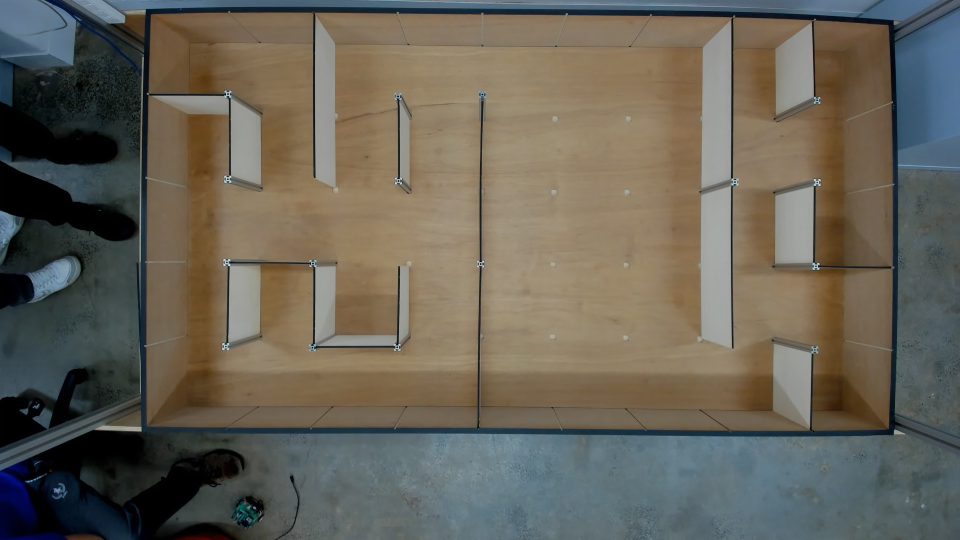
#> input picture path_planning/sample_maze_3.jpg, 1920 x 1080 px (shown at 1/2 size)
$ jupyter execute --allow-errors path.ipynb   (older library calls are emulated)
#> lines starting #> are read from the running program, lines starting #| are printed output that depends on the picture
### Read through each step and run the code in order.

### 0 - Includes and constants

Display original image in either BGR | RGB | HSV

[cell 1]
import cv2
import numpy as np
import matplotlib.pyplot as plt
from collections import deque
from copy import deepcopy

# Read the image
IMAGE_FILE = cv2.imread("sample_maze_3.jpg")
#> IMAGE_FILE is the input picture: shape (1080, 1920, 3); mean B, G, R 87.5, 98.9, 103.6

# Parameters for the grid
rows = 5  # Number of rows of nodes
cols = 9  # Number of columns of nodes
node_radius = 5  # Radius of the nodes


# Start and end position
start_position = [0, 0, "W"]
end_position = [0, 8]

### 1 - Crop image

Use mouse to select cropped area, hit 's' to save the image. Hit 'esc' to exit.

Crop ON the edge or INSIDE the edge.

[cell 2]
# Resize the image to half its original size
height, width = IMAGE_FILE.shape[:2]
#> height = 1080; width = 1920
original_image = cv2.resize(IMAGE_FILE, (width // 2, height // 2))
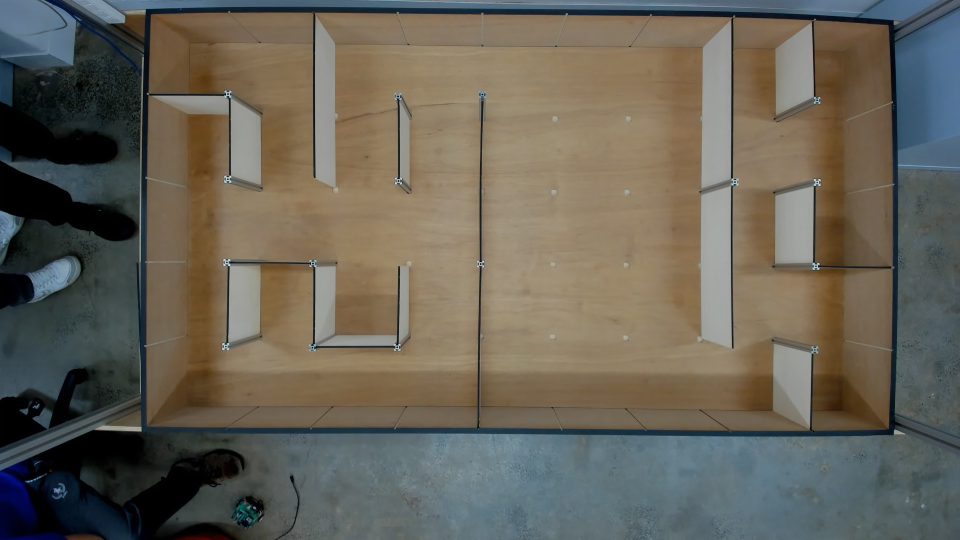
#> original_image: shape (540, 960, 3); mean B, G, R 87.7, 99, 103.7

# Mouse callback function for selecting the crop area
# [16 lines left out: function mouse_callback, not called in this run]

# Initialize variables
start_point = (0, 0)
end_point = (0, 0)
selecting = False

# Create a window and set the mouse callback
cv2.namedWindow('Maze')
cv2.setMouseCallback('Maze', mouse_callback)

# Display the image
cv2.imshow('Maze', original_image)

# Wait for key press
while True:
    key = cv2.waitKey(1) & 0xFF
#> (key Esc is pressed here)
    if key == ord('s'):  # Press 's' to save the cropped image
        if start_point != end_point:
            # Get the region of interest
            roi = original_image[start_point[1]:end_point[1], start_point[0]:end_point[0]]
            # Save the cropped image
            cv2.imwrite('cropped_maze.jpg', roi)
            print("Image saved as 'cropped_maze.jpg'")
        cv2.destroyAllWindows()
        break
    elif key == 27:  # Press 'Esc' to exit without saving
        cv2.destroyAllWindows()
        break

# Load and display the cropped image using matplotlib
cropped_image = cv2.imread('cropped_maze.jpg')
if cropped_image is not None:
    # Convert BGR to RGB
    cropped_image_rgb = cv2.cvtColor(cropped_image, cv2.COLOR_BGR2RGB)
    plt.imshow(cropped_image_rgb)
    plt.title('Cropped Maze')
    plt.show()

### 2 - HSV picker

Find the low and high HSV values in the selected area.

DO NOT include any area with walls, standoffs or holes.

Select 3 areas and hit 's' to record average low and high HSV values. Hit 'esc' to exit.

[cell 3]
# Load the image
cropped_maze = cv2.imread("cropped_maze.jpg")

# Initialize variables
start_point = (0, 0)
end_point = (0, 0)
selecting = False
regions = []  # List to store selected regions
MAX_AREAS = 3

# Function to calculate the minimum and maximum HSV values of a region
# [44 lines left out: functions calculate_hsv_values, mouse_callback, not called in this run]


# Create a window and set the mouse callback
cv2.namedWindow('Cropped Maze')
cv2.setMouseCallback('Cropped Maze', mouse_callback)

# Display the image
cv2.imshow('Cropped Maze', cropped_maze)

# Wait for key press
while True:
    key = cv2.waitKey(1) & 0xFF
#> (key Esc is pressed here)
    if key == ord('s'):  # Press 's' to save the HSV values
        if regions:
            all_min_hsv = []
            all_max_hsv = []
            for start_point, end_point in regions:
                min_hsv, max_hsv = calculate_hsv_values(cropped_maze, start_point, end_point)
                if min_hsv is not None and max_hsv is not None:
                    all_min_hsv.append(min_hsv)
                    all_max_hsv.append(max_hsv)

            if all_min_hsv and all_max_hsv:
                overall_min_hsv = np.round(np.min(all_min_hsv, axis=0), 2)
                overall_max_hsv = np.round(np.max(all_max_hsv, axis=0), 2)

                print(f"low_hsv = [{overall_min_hsv[0]}, {overall_min_hsv[1]}, {overall_min_hsv[2]}]")
                print(f"high_hsv = [{overall_max_hsv[0]}, {overall_max_hsv[1]}, {overall_max_hsv[2]}]")
            else:
                print("No valid regions selected.")
        cv2.destroyAllWindows()
        break
    elif key == 27:  # Press 'Esc' to exit without saving
        cv2.destroyAllWindows()
        break

### 3 - Create mask based on HSV values

[cell 4]
mask_adjust = -5

# Load the image
image = cv2.imread("cropped_maze.jpg")
#> (the rest of this cell did not finish here and is left out)

### 4 - Image processing

Tune it using the four variables.

[cell 5]
# Parameters for erosion and dilation
erosion_kernel_size = (3, 3)  # Size of the kernel for erosion
dilation_kernel_size = (3, 3)  # Size of the kernel for dilation
iterations_erosion = 2  # Number of erosion iterations
iterations_dilation = 2  # Number of dilation iterations

erosion_kernel = np.ones(erosion_kernel_size, np.uint8)
dilation_kernel = np.ones(dilation_kernel_size, np.uint8)

#> (the rest of this cell did not finish here and is left out)

### 5 - Class for BFS

[cell 6]
class Node:
    # [4 lines left out: function __init__, not called in this run]

    def get_point(self):
        return (self.x,self.y)

    def get_ID(self):
        return self.id

class Graph:
    def __init__(self):
        self.nodes = {}
        self.edges = {}

    def add_node(self, node_id, x, y):
        self.nodes[node_id] = Node(node_id, x, y)
        self.edges[node_id] = []

    def add_edge(self, node_id1, node_id2, weight):
        self.edges[node_id1].append((node_id2, weight))
        self.edges[node_id2].append((node_id1, weight))

    def remove_edge(self, node_id1, node_id2):
        self.edges[node_id1] = [(nid, w) for nid, w in self.edges[node_id1] if nid != node_id2]
        self.edges[node_id2] = [(nid, w) for nid, w in self.edges[node_id2] if nid != node_id1]

    # [12 lines left out: function remove_node, not called in this run]


    def get_nodes(self):
        return self.nodes.keys()

    # [5 lines left out: function get_edge_weight, not called in this run]

### 6 - Grid and BFS Path planning

Click and drag to select the grid area.

Define starting position as [x, y, heading]. Ending position as [x, y]

Generate the path and display in blue.

[cell 7]
graph = Graph()

# Variable for path width
path_width = 3

# Parameters for BFS
start_node = (start_position[0], start_position[1])
end_node = (end_position[0], end_position[1])

# Load the mask image (from the previous script)
# result_rgb = cv2.cvtColor(result, cv2.COLOR_GRAY2RGB)

# Load the mask image (only use this during debug)
mask = cv2.imread("mask_2.jpg")
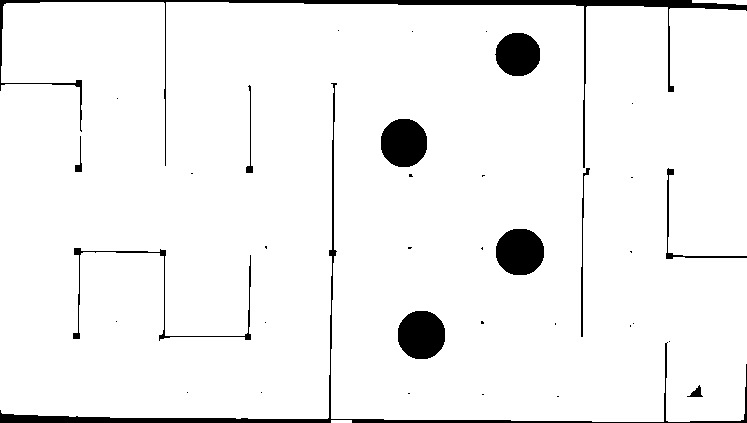
#> input picture path_planning/mask_2.jpg, 747 x 423 px
#> mask is the input picture: shape (423, 747, 3); min 0, max 255, mean 241.8
result_rgb = cv2.cvtColor(mask, cv2.COLOR_BGR2RGB)
result = result_rgb.copy()


# [94 lines left out: functions mouse_callback, create_grid, bfs_pathfinding, not called in this run]

# Create a window and set the mouse callback
cv2.namedWindow('Select Grid Area')
cv2.setMouseCallback('Select Grid Area', mouse_callback)

# Display the mask image for selecting area
cv2.imshow('Select Grid Area', result_rgb)
cv2.waitKey(0)
cv2.destroyAllWindows()

if 'selected_area' in globals():
    grid_image, graph = create_grid(result_rgb, selected_area, rows, cols)

    # Find and highlight the path
    path = bfs_pathfinding(graph, start_node, end_node)

    # Draw the path and nodes
    for node in path:
        x, y = graph.nodes[node].get_point()
        cv2.circle(grid_image, (x, y), node_radius, (0, 0, 255), -1)

    # Draw edges on the path
    for i in range(len(path) - 1):
        x1, y1 = graph.nodes[path[i]].get_point()
        x2, y2 = graph.nodes[path[i + 1]].get_point()
        cv2.line(grid_image, (x1, y1), (x2, y2), (0, 0, 255), 2)

    # Highlight start and end nodes
    start_x, start_y = graph.nodes[start_node].get_point()
    end_x, end_y = graph.nodes[end_node].get_point()
    cv2.circle(grid_image, (start_x, start_y), node_radius, (0, 0, 255), -1)
    cv2.circle(grid_image, (end_x, end_y), node_radius, (0, 0, 255), -1)
    cv2.putText(grid_image, 'S', (start_x + node_radius, start_y - node_radius), cv2.FONT_HERSHEY_SIMPLEX, 0.8, (0, 0, 255), 2)
    cv2.putText(grid_image, 'E', (end_x + node_radius, end_y - node_radius), cv2.FONT_HERSHEY_SIMPLEX, 0.8, (0, 0, 255), 2)

    # Display the final grid image with nodes, edges, and path
    plt.figure(figsize=(10, 10))
    plt.imshow(grid_image)
    plt.title('Grid with Nodes, Edges, and Path')
    plt.show()
else:
    print("No area selected. Please run the selection process again.")
